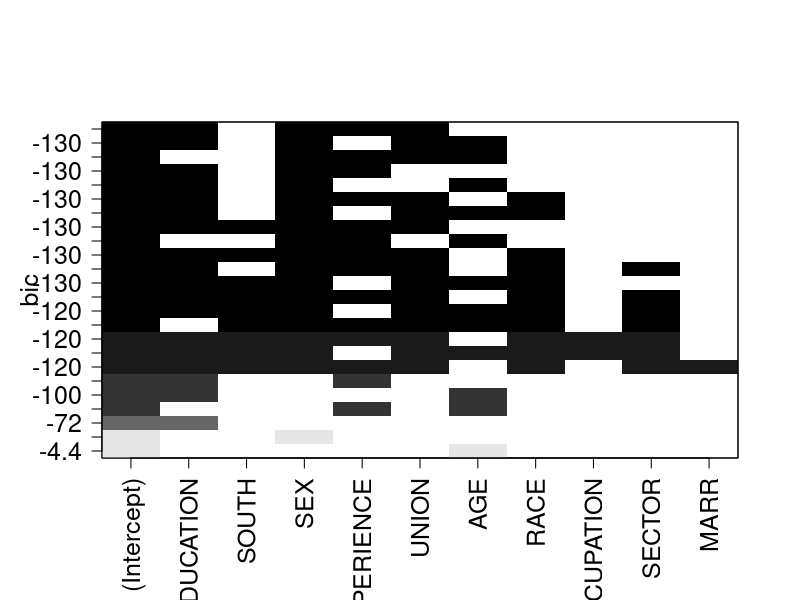
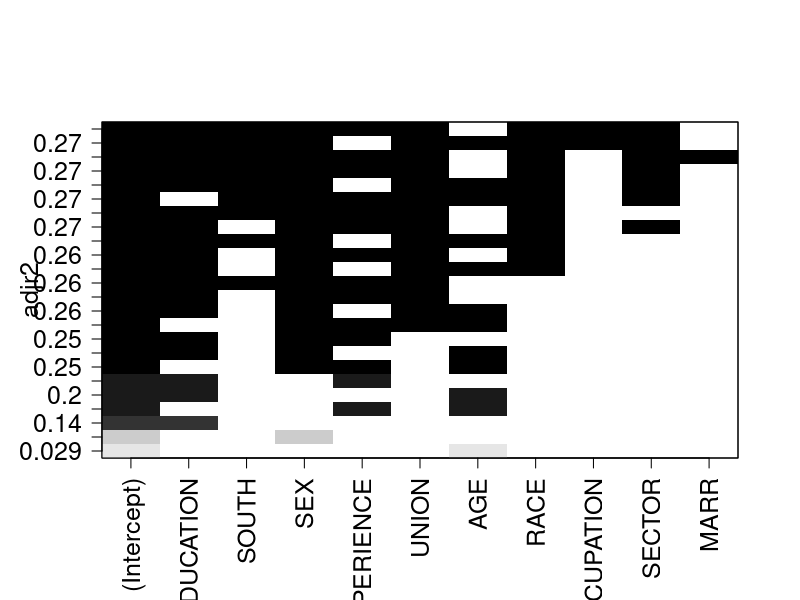

Write the R code that produced these figures, in order.
# This R Script Produces All Our BIC,AIC, and Cross-Validation Results for our Step 4

#install.packages("leaps")
#install.packages("tidyverse")
#install.packages("caret")

library(leaps)
library(tidyverse)
library(caret)

rm(list = ls())

cps85wages = read.table(file = "cpswages.dat", header = FALSE)
names(cps85wages) = c("EDUCATION","SOUTH", "SEX", "EXPERIENCE", "UNION", "WAGE", "AGE", "RACE", "OCCUPATION", "SECTOR", "MARR")

cps85wages

attach(cps85wages)

# Use regsubsets to calculate model selection criteria and rank models
# find out more about regsubsets:

# calculate the criteria for various candidate models:
res <- regsubsets(cps85wages$WAGE ~ ., data=cps85wages, 
                    nbest=3, # how many candidate models to display for each number of parameters included? 
                    method="exhaustive" # how to check candidate models
  )


# overview of models: which variables are included?

par(cex.axis = 1.5, cex.lab = 1.5)
plot(res, scale = "bic") # using BIC
par(cex.axis = 1.5, cex.lab = 1.5, mar = c(5,5,1,1))
plot(res, scale = "adjr2") # using adjusted Rsquared

# examine criteria in more detail:
summ <- summary(res)
selected <- summ$which # this gives a 1/0 (TRUE/FALSE) for included/excluded predictor variables
selected

attributes(summ)

# BIC
bic <- summ$bic
# which models are within +2 of model with smallest BIC?
# how many models
sum(bic < (min(bic) +2)) # 2 models within 2 of minimum
# info on those models:
cbind(bic, selected)[(bic < (min(bic) +2)), ]
# 1 for a predictor means it's included in the model

#BIC Cross Validation Tests
# Define training control
set.seed(123) 
train.control <- trainControl(method = "repeatedcv", 
                              number = 10, repeats = 10)

# Train the model
cv_model <- train(WAGE ~ ., data = cps85wages, method = "lm",
                  trControl = train.control)

cv_bic1 <- train(WAGE ~ EDUCATION+SEX+EXPERIENCE+UNION, data = cps85wages, method = "lm",
               trControl = train.control)

cv_bic2 <- train(WAGE ~ EDUCATION+SEX+UNION+AGE, data = cps85wages, method = "lm",
                   trControl = train.control)

cv_bic3 <- train(WAGE ~ SEX+EXPERIENCE+UNION+AGE, data = cps85wages, method = "lm",
                   trControl = train.control)

# Summarize the results
print(cv_model)
print(cv_bic1)
print(cv_bic2)
print(cv_bic3)

min(c(4.351149,4.363351,4.363794))
min(c(0.287044,0.286095,0.2865341))
mean(c(3.188479,3.190695, 3.191397))

# AIC
# Adjusted Rsquared:
# (No rule of thumb here, just looking at the models within 1% of the best model)
cbind(summ$adjr2, selected)[(summ$adjr2 > (max(summ$adjr2) -0.01)), ]

cv_aic1 <- train(WAGE ~ EDUCATION+SEX+EXPERIENCE+UNION, data = cps85wages, method = "lm",
                   trControl = train.control)
cv_aic2 <- train(WAGE ~ EDUCATION+SEX+UNION+AGE, data = cps85wages, method = "lm",
                 trControl = train.control)
cv_aic3 <- train(WAGE ~ SEX+EXPERIENCE+UNION+AGE, data = cps85wages, method = "lm",
                 trControl = train.control)

cv_aic4 <- train(WAGE ~ EDUCATION+SEX+EXPERIENCE+UNION+RACE, data = cps85wages, method = "lm",
                 trControl = train.control)
cv_aic5 <- train(WAGE ~ EDUCATION+SEX+UNION+AGE+RACE, data = cps85wages, method = "lm",
                 trControl = train.control)
cv_aic6 <- train(WAGE ~ EDUCATION+SOUTH+SEX+EXPERIENCE+UNION, data = cps85wages, method = "lm",
                 trControl = train.control)
print(cv_aic1)
print(cv_aic2)
print(cv_aic3)
print(cv_aic4)
print(cv_aic5)
print(cv_aic6)



mean(c(4.353261,4.363868,4.363367,4.357479,4.354874,4.349955))
mean(c(0.2867345,0.2874234,0.2914519,0.2898737,0.2855159,0.290442 ))
mean(c(3.184384,3.190609,3.196297,3.169784,3.165077,3.167207))
